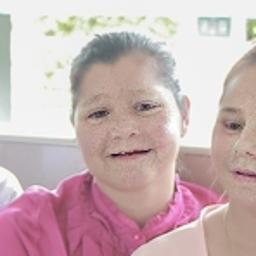
#> input picture samples/fake_01.jpg, 256 x 256 px
$ python -i face.py   (imports and definitions only)
#> lines starting #> are read from the running program, lines starting #| are printed output that depends on the picture
#> further down, picture is the input picture: PIL image 256x256 RGB; mean R, G, B 201.4, 178.1, 180
"""Face detection / cropping and video frame sampling (OpenCV)."""
import cv2
import numpy as np
from PIL import Image

_FACE = cv2.CascadeClassifier(cv2.data.haarcascades + "haarcascade_frontalface_default.xml")
_EYE = cv2.CascadeClassifier(cv2.data.haarcascades + "haarcascade_eye.xml")


def crop_face(img: Image.Image, margin=0.3):
    """Return (face_crop, info). If the image is already a tight face crop, keep it."""
#> called with margin = 0.3
    rgb = np.asarray(img.convert("RGB"))
    gray = cv2.cvtColor(rgb, cv2.COLOR_RGB2GRAY)
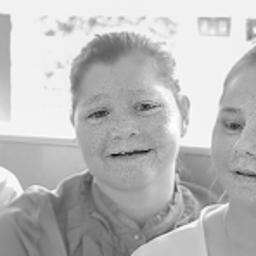
#> gray: shape (256, 256); min 11, max 255, mean 185.3
    h, w = gray.shape
#> h = 256; w = 256
    faces = _FACE.detectMultiScale(gray, 1.1, 5, minSize=(max(40, w // 10), max(40, h // 10)))
#> faces = [[62, 64, 123, 123]]
    if len(faces) == 0:
        return img.convert("RGB"), {"face_found": False, "box": None}
    x, y, fw, fh = max(faces, key=lambda f: f[2] * f[3])
#> x = 62; y = 64; fw = 123; fh = 123
    if fw * fh > 0.45 * w * h:              # already a face crop (dataset style)
        return img.convert("RGB"), {"face_found": True, "box": [0, 0, w, h]}
    m = int(margin * max(fw, fh))
#> m = 36
    x0, y0, x1, y1 = max(0, x - m), max(0, y - m), min(w, x + fw + m), min(h, y + fh + m)
#> x0 = 26; y0 = 28; x1 = 221; y1 = 223
    return Image.fromarray(rgb[y0:y1, x0:x1]), {"face_found": True, "box": [int(x0), int(y0), int(x1), int(y1)]}


def eyes_visible(face_rgb: np.ndarray) -> bool:
    gray = cv2.cvtColor(face_rgb, cv2.COLOR_RGB2GRAY)
    upper = gray[: gray.shape[0] * 3 // 5]
    eyes = _EYE.detectMultiScale(upper, 1.1, 6, minSize=(upper.shape[1] // 12, upper.shape[1] // 12))
    return len(eyes) > 0


def sample_frames(video_path, n_frames=16):
    """Return (frames as PIL, fps, total_frames, sampled frame indices)."""
    cap = cv2.VideoCapture(str(video_path))
    total = int(cap.get(cv2.CAP_PROP_FRAME_COUNT)) or 1
    fps = cap.get(cv2.CAP_PROP_FPS) or 25.0
    idxs = np.linspace(0, total - 1, min(n_frames, total)).astype(int)
    frames = []
    for i in idxs:
        cap.set(cv2.CAP_PROP_POS_FRAMES, int(i))
        ok, frame = cap.read()
        if ok:
            frames.append(Image.fromarray(cv2.cvtColor(frame, cv2.COLOR_BGR2RGB)))
    cap.release()
    return frames, fps, total, idxs.tolist()


def blink_analysis(video_path, max_seconds=20, stride=2):
    """Blink-rate proxy: transitions of eye visibility over consecutive frames."""
    cap = cv2.VideoCapture(str(video_path))
    fps = cap.get(cv2.CAP_PROP_FPS) or 25.0
    states, i = [], 0
    while i < fps * max_seconds:
        ok, frame = cap.read()
        if not ok:
            break
        if i % stride == 0:
            face, info = crop_face(Image.fromarray(cv2.cvtColor(frame, cv2.COLOR_BGR2RGB)))
            if info["face_found"]:
                states.append(eyes_visible(np.asarray(face)))
        i += 1
    cap.release()
    if len(states) < 10:
        return {"blinks_per_min": None, "frames_analysed": len(states)}
    blinks = sum(1 for a, b in zip(states, states[1:]) if a and not b)
    minutes = (len(states) * stride / fps) / 60
    return {"blinks_per_min": round(blinks / max(minutes, 1e-6), 1), "frames_analysed": len(states)}

>>> from PIL import Image
>>> picture = Image.open('../samples/fake_01.jpg')
>>> result = crop_face(picture)

$ run again, on samples/fake_02.jpg
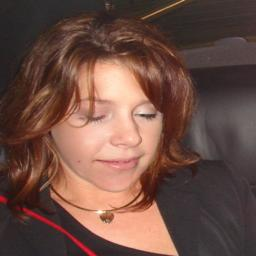
#> input picture samples/fake_02.jpg, 256 x 256 px
#> picture is the input picture: PIL image 256x256 RGB; mean R, G, B 108.9, 77.8, 68.1
#> in crop_face, `gray = cv2.cvtColor(rgb, cv2.COLOR_RGB2GRAY)`:
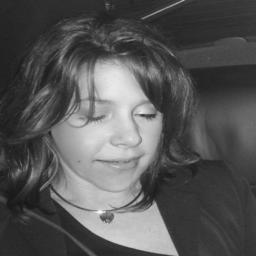
#> gray: shape (256, 256); min 22, max 248, mean 86
#> faces = [[66, 75, 111, 111]]
#> x = 66; y = 75; fw = 111
#> m = 33
#> y0 = 42; x1 = 210; y1 = 219

$ run again, on samples/fake_03.jpg
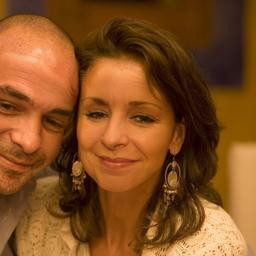
#> input picture samples/fake_03.jpg, 256 x 256 px
#> picture is the input picture: PIL image 256x256 RGB; mean R, G, B 130.5, 77.8, 32.4
#> in crop_face, `gray = cv2.cvtColor(rgb, cv2.COLOR_RGB2GRAY)`:
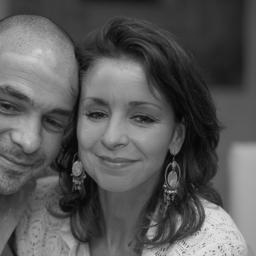
#> gray: shape (256, 256); min 3, max 232, mean 88.4
#> faces = [[58, 67, 122, 122]]
#> x = 58; y = 67; fw = 122
#> m = 36
#> x0 = 22; y0 = 31; x1 = 216; y1 = 225

$ run again, on samples/fake_04.jpg
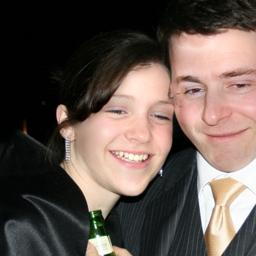
#> input picture samples/fake_04.jpg, 256 x 256 px
#> picture is the input picture: PIL image 256x256 RGB; mean R, G, B 98.9, 85.2, 78.6
#> in crop_face, `gray = cv2.cvtColor(rgb, cv2.COLOR_RGB2GRAY)`:
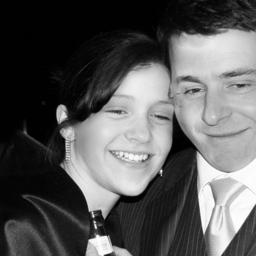
#> gray: shape (256, 256); min 0, max 255, mean 88.5
#> faces = [[89, 78, 100, 100]]
#> x = 89; y = 78; fw = 100
#> m = 30
#> x0 = 59; y0 = 48; x1 = 219; y1 = 208
